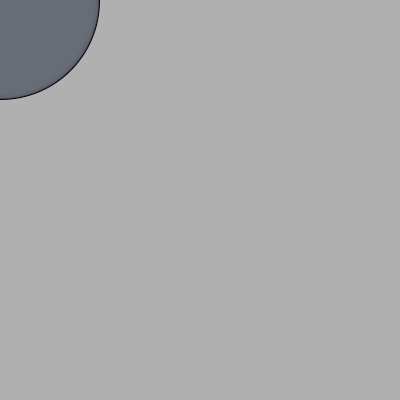
Frame 1 (no input)
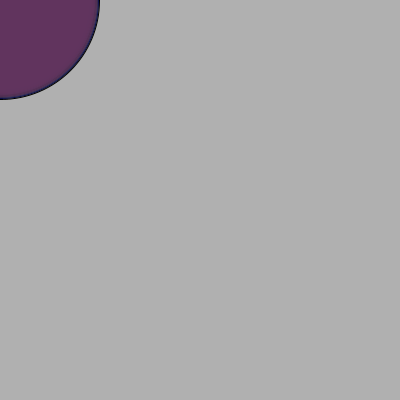
Frame 60 (the mouse pressed at the canvas centre just before this capture)
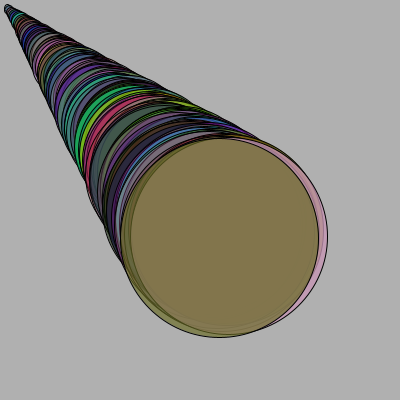
Frame 120 (the mouse held since frame 60 and released just before this capture)

The Processing sketch that drew these frames (run headless with seeded random() and noise(); from frame 60 on, the mouse is pressed at the canvas centre):

// Processing sketch: processing_68963
// ── processing_68963.pde

void setup() {
  size(400, 400);
  smooth();
  background(176);
  frameRate(20);
}

void draw() {
  background(176);
  for (float i = 20; i < 600; i +=5) {
    fill(random(200), random(200), random(200), 50+random(150));
    ellipse(i*random(.91, 1)*mouseX*.002, i*mouseY*.002, i / 3, i / 3);
  }
}
